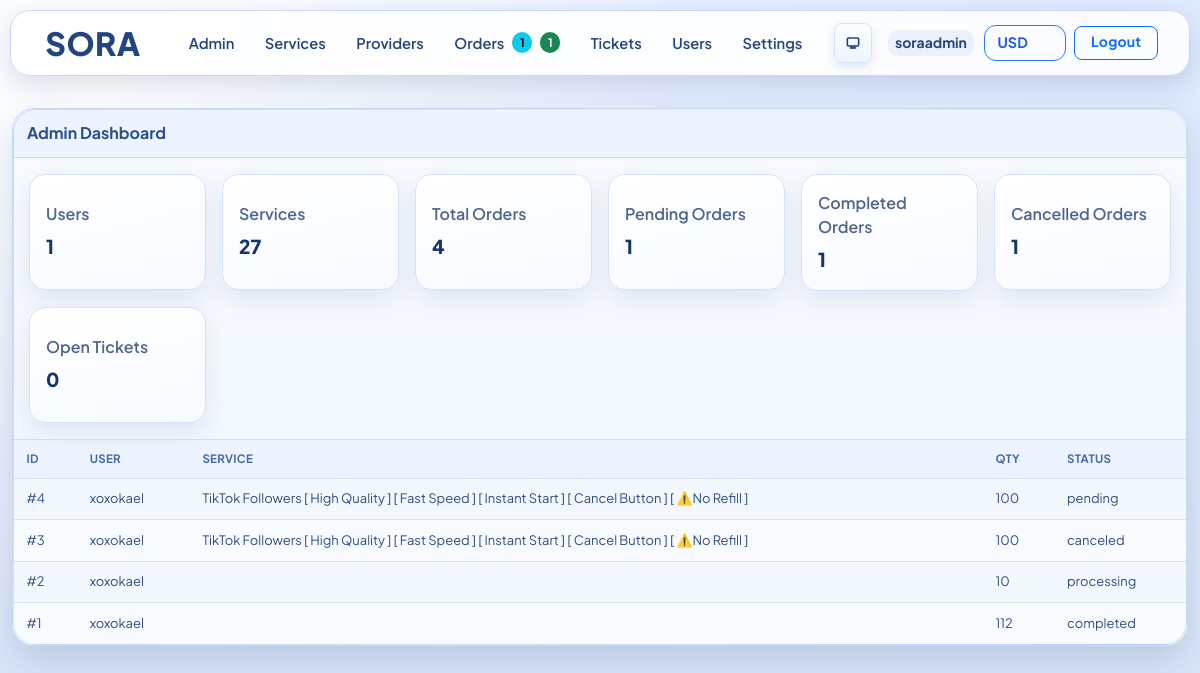
Page /admin-panel (signed in) on the committed database.
### app/models.py (models this page shows)
class SiteSetting(db.Model):
    id = db.Column(db.Integer, primary_key=True)
    key = db.Column(db.String(80), unique=True, nullable=False)
    value = db.Column(db.Text, nullable=False, default="")

class User(db.Model):
    id = db.Column(db.Integer, primary_key=True)
    username = db.Column(db.String(40), unique=True, nullable=False)
    email = db.Column(db.String(120), unique=True, nullable=False)
    password_hash = db.Column(db.String(255), nullable=False)
    balance = db.Column(db.Float, default=0.0)
    is_admin = db.Column(db.Boolean, default=False)
    is_banned = db.Column(db.Boolean, default=False, nullable=False)
    created_at = db.Column(db.DateTime, default=datetime.utcnow)

class Order(db.Model):
    id = db.Column(db.Integer, primary_key=True)
    user_id = db.Column(db.Integer, db.ForeignKey("user.id"), nullable=False)
    service_id = db.Column(db.Integer, db.ForeignKey("service.id"), nullable=False)
    link = db.Column(db.String(255), nullable=False)
    quantity = db.Column(db.Integer, nullable=False)
    charge = db.Column(db.Float, nullable=False)
    status = db.Column(db.String(20), default="pending")
    provider_id = db.Column(db.Integer, db.ForeignKey("service_provider.id"), nullable=True)
    provider_order_id = db.Column(db.String(80), nullable=True)
    start_count = db.Column(db.Integer, nullable=True)
    remains = db.Column(db.Integer, nullable=True)
    refill_status = db.Column(db.String(40), nullable=True)
    cancel_requested = db.Column(db.Boolean, default=False, nullable=False)
    provider_last_check_at = db.Column(db.DateTime, nullable=True)
    refund_applied = db.Column(db.Boolean, default=False, nullable=False)
    refunded_at = db.Column(db.DateTime, nullable=True)
    created_at = db.Column(db.DateTime, default=datetime.utcnow)
    user = db.relationship("User", backref=db.backref("orders", lazy=True))
    service = db.relationship("Service", backref=db.backref("orders", lazy=True))
    provider = db.relationship("ServiceProvider", backref=db.backref("orders", lazy=True))

class Service(db.Model):
    id = db.Column(db.Integer, primary_key=True)
    name = db.Column(db.String(120), nullable=False)
    description = db.Column(db.Text, nullable=False, default="")
    average_time = db.Column(db.String(120), nullable=False, default="")
    category = db.Column(db.String(80), nullable=False)
    price_per_1000 = db.Column(db.Float, nullable=False)
    min_qty = db.Column(db.Integer, nullable=False)
    max_qty = db.Column(db.Integer, nullable=False)
    status = db.Column(db.String(20), default="active")
    provider_id = db.Column(db.Integer, db.ForeignKey("service_provider.id"), nullable=True)
    provider_service_id = db.Column(db.String(80), nullable=True)
    provider_refill = db.Column(db.Boolean, default=False, nullable=False)
    provider_cancel = db.Column(db.Boolean, default=False, nullable=False)

### app/routes.py (the view)
    @app.route("/admin")
    @app.route("/admin-panel")
    @login_required
    @admin_required
    def admin_dashboard():
        users_count = User.query.filter_by(is_admin=False).count()
        services_count = Service.query.count()
        total_orders = Order.query.count()
        pending_orders = Order.query.filter_by(status="pending").count()
        completed_orders = Order.query.filter_by(status="completed").count()
        canceled_orders = Order.query.filter(Order.status.in_(["canceled", "cancelled"])).count()
        open_tickets = Ticket.query.filter_by(status="open").count()
        recent_orders = Order.query.order_by(Order.created_at.desc()).limit(10).all()
        return render_template(
            "admin/dashboard.html",
            title="Admin Dashboard",
            users_count=users_count,
            services_count=services_count,
            total_orders=total_orders,
            pending_orders=pending_orders,
            completed_orders=completed_orders,
            canceled_orders=canceled_orders,
            open_tickets=open_tickets,
            recent_orders=recent_orders,
        )

### app/routes.py (called while the page is built)
def current_user():
    uid = session.get("user_id")
    if not uid:
        return None
    return User.query.get(uid)

def login_required(view_func):
    @wraps(view_func)
    def wrapper(*args, **kwargs):
        user = current_user()
        if not user:
            flash("Please login first.", "warning")
            return redirect(url_for("login"))
        if user.is_banned:
            session.clear()
            flash("Your account has been banned. Contact support.", "danger")
            return redirect(url_for("login"))
        return view_func(*args, **kwargs)
    return wrapper

def admin_required(view_func):
    @wraps(view_func)
    def wrapper(*args, **kwargs):
        user = current_user()
        if not user or not user.is_admin:
            flash("Admin access required.", "danger")
            return redirect(url_for("dashboard"))
        return view_func(*args, **kwargs)
    return wrapper

### app/templates/admin/dashboard.html
{% extends 'base.html' %}
{% block content %}
<div class="admin-reference-page">
  <div class="admin-reference-shell">
    <div class="admin-reference-toolbar">
      <strong>Admin Dashboard</strong>
    </div>
    <div class="row g-3 p-3 admin-metrics">
      <div class="col-6 col-lg-2"><div class="stat-box">Users<br><strong>{{ users_count }}</strong></div></div>
      <div class="col-6 col-lg-2"><div class="stat-box">Services<br><strong>{{ services_count }}</strong></div></div>
      <div class="col-6 col-lg-2"><div class="stat-box">Total Orders<br><strong>{{ total_orders }}</strong></div></div>
      <div class="col-6 col-lg-2"><div class="stat-box">Pending Orders<br><strong>{{ pending_orders }}</strong></div></div>
      <div class="col-6 col-lg-2"><div class="stat-box">Completed Orders<br><strong>{{ completed_orders }}</strong></div></div>
      <div class="col-6 col-lg-2"><div class="stat-box">Cancelled Orders<br><strong>{{ canceled_orders }}</strong></div></div>
      <div class="col-6 col-lg-2"><div class="stat-box">Open Tickets<br><strong>{{ open_tickets }}</strong></div></div>
    </div>
    <div class="admin-hub-panel admin-reference-table">
      <div class="table-responsive">
        <table class="table mb-0">
          <thead><tr><th>ID</th><th>User</th><th>Service</th><th>Qty</th><th>Status</th></tr></thead>
          <tbody>
            {% for o in recent_orders %}
            <tr>
              <td>#{{ o.id }}</td>
              <td>{{ o.user.username }}</td>
              <td>{{ o.service.name }}</td>
              <td>{{ o.quantity }}</td>
              <td>{{ o.status }}</td>
            </tr>
            {% else %}
            <tr><td colspan="5" class="text-center py-4">No recent orders</td></tr>
            {% endfor %}
          </tbody>
        </table>
      </div>
    </div>
  </div>
</div>
{% endblock %}

### app/templates/base.html (shortened to what this page needs)
<!doctype html>
<html lang="en">
<head>
  <link href="https://cdn.jsdelivr.net/npm/bootstrap@5.3.3/dist/css/bootstrap.min.css" rel="stylesheet">
  <link rel="stylesheet" href="{{ url_for('static', filename='styles.css') }}">
</head>
<body{% if active_user and active_user.is_admin %} class="admin-ui"{% endif %}>
<nav class="navbar navbar-expand-lg navbar-light site-navbar sticky-top">
  <div class="container">
    <a class="navbar-brand fw-bold" href="{{ url_for('dashboard') if active_user else url_for('login') }}">
      {% if site_logo_url %}
      <img class="site-logo-img" src="{{ site_logo_url }}" alt="Website logo">
      {% else %}
      {{ site_name }}
      {% endif %}
    </a>
    <div class="collapse navbar-collapse" id="navMenu">
      {% if active_user %}
      {% if active_user.is_admin %}
      <ul class="navbar-nav me-auto mb-2 mb-lg-0">
          <li class="nav-item"><a class="nav-link" href="{{ url_for('admin_dashboard') }}">Admin</a></li>
          <li class="nav-item"><a class="nav-link" href="{{ url_for('admin_services') }}">Services</a></li>
          <li class="nav-item"><a class="nav-link" href="{{ url_for('admin_providers') }}">Providers</a></li>
          <li class="nav-item">
            <a class="nav-link d-flex align-items-center gap-2" href="{{ url_for('admin_orders') }}">
              <span>Orders</span>
              {% if nav_orders_badge > 0 %}<span class="badge text-bg-info">{{ nav_orders_badge }}</span>{% endif %}
              {% if nav_processing_orders_badge > 0 %}<span class="badge text-bg-success" title="Processing orders">{{ nav_processing_orders_badge }}</span>{% endif %}
            </a>
          </li>
          <li class="nav-item">
            <a class="nav-link d-flex align-items-center gap-2" href="{{ url_for('admin_tickets') }}">
              <span>Tickets</span>
            </a>
          </li>
          <li class="nav-item"><a class="nav-link" href="{{ url_for('admin_users') }}">Users</a></li>
          <li class="nav-item"><a class="nav-link" href="{{ url_for('admin_settings') }}">Settings</a></li>
      </ul>
      {% endif %}
      {% endif %}
      <div class="d-flex align-items-center gap-2 {% if not active_user %}ms-auto{% endif %}">
        <button
          class="btn theme-toggle js-theme-toggle d-none d-lg-inline-flex"
          type="button"
          aria-label="Switch theme"
          title="Theme: System"
        >
          <span class="theme-glyph glyph-system" aria-hidden="true">
            <svg viewBox="0 0 24 24" fill="none">
              <rect x="3.5" y="4.5" width="17" height="12" rx="2"></rect>
              <path d="M8 19.5h8"></path>
              <path d="M10 16.5v3"></path>
              <path d="M14 16.5v3"></path>
            </svg>
          </span>
        </button>
        {% if active_user %}
        <div class="nav-user small ms-2">
          <a class="nav-user-link" href="{{ url_for('account') }}">{{ active_user.username }}</a>
        </div>
        <form class="currency-switcher" method="post" action="{{ url_for('set_currency') }}">
          <select class="currency-select" name="currency" onchange="this.form.submit()" aria-label="Change currency">
            {% for currency in currency_options %}
            <option value="{{ currency.code }}" {% if currency_code == currency.code %}selected{% endif %}>{{ currency.code }}</option>
            {% endfor %}
          </select>
        </form>
        <a class="btn btn-outline-primary btn-sm" href="{{ url_for('logout') }}">Logout</a>
        {% endif %}
      </div>
    </div>
  </div>
</nav>
<main class="container py-4">
  {% block content %}{% endblock %}
</main>
</body>
</html>

### rows in the picture
SiteSetting: value "SORA"
User: username "soraadmin"
Order: id "4", user.username "xoxokael", service.name "TikTok Followers [ High Quality ] [ Fast Speed ] [ Instant Start ] [ Cancel Button ] [ ⚠️No Refill ]", quantity "100", status "pending"
Order: id "3", user.username "xoxokael", service.name "TikTok Followers [ High Quality ] [ Fast Speed ] [ Instant Start ] [ Cancel Button ] [ ⚠️No Refill ]", quantity "100", status "canceled"
Order: id "2", user.username "xoxokael", quantity "10", status "processing"
Order: id "1", user.username "xoxokael", quantity "112", status "completed"

### other values in the picture
{{ nav_orders_badge }} "1"
{{ nav_processing_orders_badge }} "1"
{{ users_count }} "1"
{{ services_count }} "27"
{{ total_orders }} "4"
{{ pending_orders }} "1"
{{ completed_orders }} "1"
{{ canceled_orders }} "1"
{{ open_tickets }} "0"
form field currency "USD"
